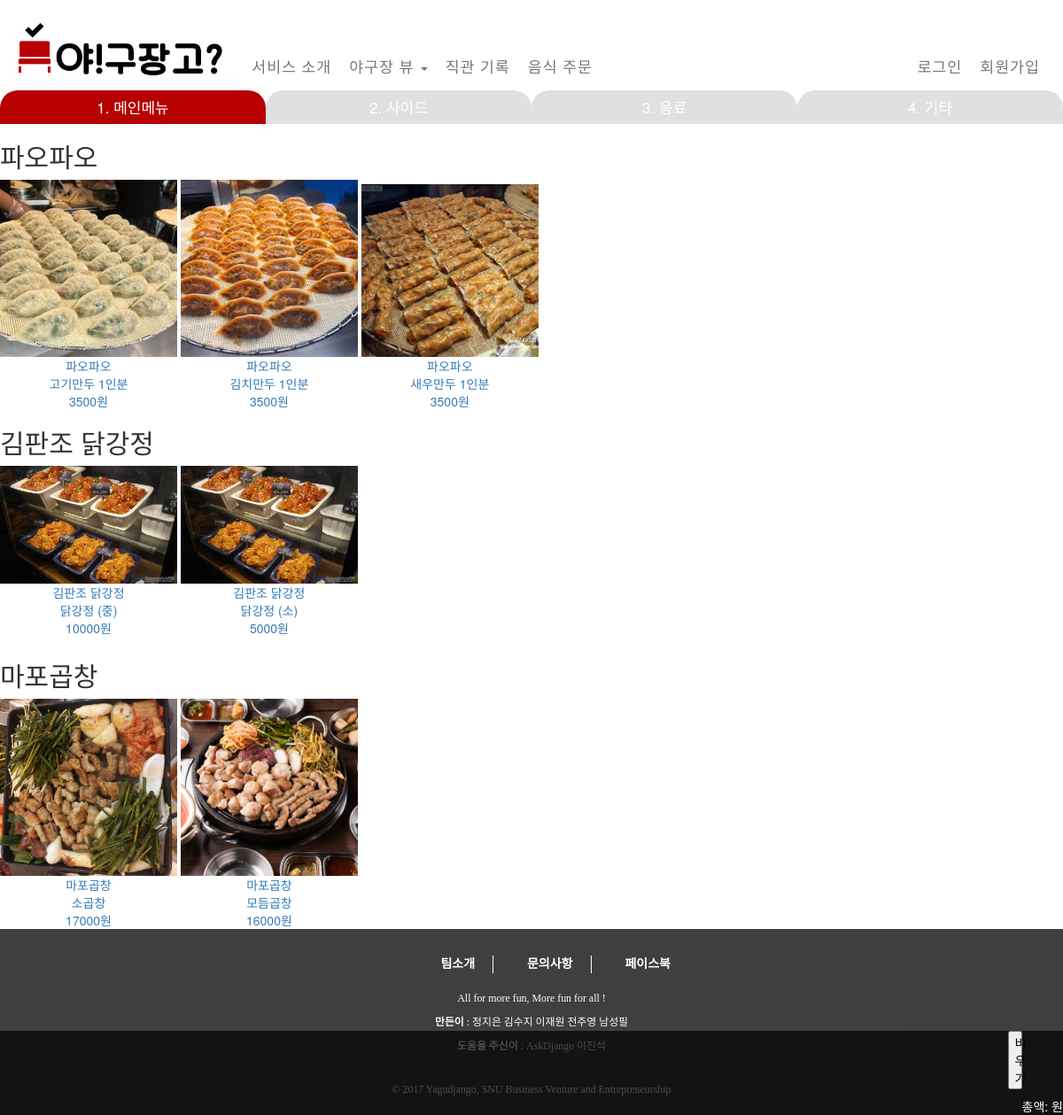
Screenshot of /food/ with the database file from the repository.
### food/models.py (models this page shows, shortened)
class Foodstore(models.Model):
    name = models.CharField(max_length=100)
    category = models.CharField(choices=FOOD_CATEGORY, default='none', max_length=50)
    address = models.CharField(max_length=200, blank=True)
    contact = models.CharField(max_length=20, blank=True)
    photo = models.ImageField(upload_to="admin/foodstore", blank=True)
    is_contain_main = models.BooleanField(default=False)
    is_contain_side = models.BooleanField(default=False)
    is_contain_drink = models.BooleanField(default=False)
    is_contain_etc = models.BooleanField(default=False)
    def __str__(self):
        return self.name

class Menu(models.Model):
    store = models.ForeignKey(Foodstore)
    name = models.CharField(max_length=100)
    price = models.CharField(max_length=10)
    group = models.CharField(choices=MENU_CATEGORY, default='main', max_length=50)
    photo = models.ImageField(upload_to="admin/menu", blank=True)

### food/views.py (the view)
def food_order(request):
	foodstores = Foodstore.objects.all()
	menus = Menu.objects.all()
	return render(request, 'food/food_order.html', {
			'foodstores': foodstores,
			'menus': menus,
		})

### food/templates/food/food_order.html (shortened to what this page needs)
{% extends "nav_footer.html" %}
{% load staticfiles %}
{% block content %}
<div class="content_in">
    <div class="pick-food-section">
        <div class="pick-food-navbar">
            <a href="#main" class="active" data-toggle="tab">1. 메인메뉴</a>
            <a href="#side" data-toggle="tab">2. 사이드</a>
            <a href="#drink" data-toggle="tab">3. 음료</a>
            <a href="#etc" data-toggle="tab">4. 기타</a>
        </div>
        <div class="tab-content">
            <div role="tabpanel" class="tab-pane active" id="main">
                <div class="picked-view">
            {% for foodstore in foodstores %}
            {% if foodstore.is_contain_main == True %}
                <h2>{{ foodstore.name }}</h2>
                {% for menu in foodstore.menu_set.all %}
                {% if menu.group == 'main' %}
                    <a class="pick-my-food"><div class="food-menu" id="menu-{{ menu.pk }}" value="{{ menu.pk }}">
                        <img src="{{ menu.photo.url }}" style="width:100%;">
                        <P style="margin-bottom: 0px">{{ menu.store }}</P>
                        <P style="margin-bottom: 0px">{{ menu.name }}</P>
                        <p id="price{{ menu.pk }}"><span>{{ menu.price }}</span>원</p>
                    </div></a>
                {% endif %}
                {% endfor %}
            {% endif %}
            {% endfor %}
                </div>
            </div>
        </div>
    </div>
</div>
    <div class="what-i-picked">
        <div id="total-price">
            총액: 원
        </div>
        <button id="empty-basket">비우기</button>
    </div>
{% endblock %}

### yagufood/templates/nav_footer.html (shortened to what this page needs)
{% load staticfiles %}
<!DOCTYPE html>
<html>
    <head>
        <link rel="stylesheet" href="{% static "css/bootstrap.min.css" %}">
        <link rel="stylesheet" href="{% static "css/nav_footer.css" %}">
        <link rel="stylesheet" href="{% static "css/font-awesome.css" %}">
    </head>
    <body>
        <nav class="[ navbar ][ navbar-bootsnipp animate body_in ]" role="navigation">
            <div id="nav_custom">
                <div class="[ navbar-header ]">
                    <div class="[ animbrand ]">
                        <a class="[ animate ]" href="#">
                            <img id="logo" src="{% static "img/logo/logo.png" %}">
                        </a>
                    </div>
                </div>
                <div class="[ collapse navbar-collapse nav_list_all ]" id="bs-example-navbar-collapse-1">
                    <ul class="[ nav navbar-nav ]" id="nav_list">
                        <li><a href="#">서비스 소개 </a></li>
                        <li>
                            <a href="#" class="[ dropdown-toggle ][ animate ]" data-toggle="dropdown">야구장 뷰 <span class="[ caret ]"></span></a>
                        </li>
                        <li><a href="#" class="[ animate ]">직관 기록 </a></li>
                        <li><a class="[ animate ]" href="#">음식 주문 </a></li>
                    </ul>
                    <ul class="[ nav navbar-nav navbar-right nav_list_right ]" id="nav_list">
                    {% if not user.is_authenticated %}
                        <li><a class="animate" href="#"> 로그인</a></li>
                        <li><a class="animate" href="#"> 회원가입</a></li>
                    {% endif %}
                    </ul>
                </div>
            </div>
        </nav>
        <content>
            <div class="content">
                {% block content %}
                {% endblock %}
            </div>
            <footer>
                <div class="footer"><br>
                <div class="body_in">
                    <ul>
                        <li id="footer_list"><a href="#"><strong><i class="fa fa-users" aria-hidden="true"></i> 팀소개</strong></a></li>
                        <li id="footer_list"><a href="http://plus.kakao.com/home/@야구장고"><strong><i class="fa fa-question" aria-hidden="true"></i> 문의사항</strong></a></li>
                        <li id="footer_list" style="border-right: 0px"><a href="https://www.facebook.com/%EC%95%BC%EA%B5%AC%EC%9E%A5%EA%B3%A0-362930834101227/?fref=ts"><strong><i class="fa fa-facebook" aria-hidden="true"></i> 페이스북</strong></a></li>
                    </ul>
                    <small>
                    <p>All for more fun, More fun for all !</p>
                    <p><strong>만든이</strong> : 정지은 김수지 이재원 전주영 남성필</p>
                    <p><strong>도움을 주신이</strong> : AskDjango 이진석</p><br>
                    &copy; 2017 Yagudjango, SNU Business Venture and Entrepreneurship
                    </small>
                </div>
                </div>
            </footer>
        </content>
    </body>
</html>

### yagufood/static/css/nav_footer.css (style rules this page uses)
.animate { -webkit-transition: all 0.3s ease-in-out; -moz-transition: all 0.3s ease-in-out; -o-transition: all 0.3s ease-in-out; -ms-transition: all 0.3s ease-in-out; transition: all 0.3s ease-in-out; }
.navbar-bootsnipp { background-color: rgb(255, 255, 255); border-radius: 0px; margin-bottom: 0px; z-index: 100; }
.navbar-bootsnipp .navbar-nav > li > a { border: 0px solid #b70000; color: rgb(120, 120, 120); padding: 15px 10px; }
@media screen and (min-width: 768px) { .navbar-bootsnipp .navbar-nav > li > a { font-size: 16px; letter-spacing: 1px; } }

### food/templates/food/food_order.html (style rules this page uses)
.food-menu, .side-menu { display: inline-block; text-align: center; height: 200px; width: 200px; }
.pick-food-navbar { vertical-align: top; font-size: 0; padding: 0; margin: 0; }
.pick-food-navbar a.active { background-color: #b70000; }
.pick-food-navbar a { display: inline-block; width: 25%; background-color: #e0e0e0; padding: 7px 10px; font-size: 17px; color: #ffffff; text-align: center; -webkit-border-radius: 25px 25px 0 0; -moz-border-radius: 25px 25px 0 0; border-radius: 20px 20px 0 0; }
.what-i-picked { background-color: rgba(0,0,0,0.7); position: fixed; bottom: 0; width: 100%; color: white; }
button { width: 10px; color: black; display: inline-block; }
#total-price { float: right; margin-top: 75px; }
#empty-basket { float: right; }

### rows the page displays
Foodstore: name "파오파오"
Menu: {{ menu.pk }} 3 (drawn), photo (picture), store "파오파오", name "고기만두 1인분", price "3500"
Menu: {{ menu.pk }} 4 (drawn), photo (picture), store "파오파오", name "김치만두 1인분", price "3500"
Menu: {{ menu.pk }} 5 (drawn), photo (picture), store "파오파오", name "새우만두 1인분", price "3500"
Foodstore: name "김판조 닭강정"
Menu: {{ menu.pk }} 1 (drawn), photo (picture), store "김판조 닭강정", name "닭강정 (중)", price "10000"
Menu: {{ menu.pk }} 2 (drawn), photo (picture), store "김판조 닭강정", name "닭강정 (소)", price "5000"
Foodstore: name "마포곱창"
Menu: {{ menu.pk }} 6 (drawn), photo (picture), store "마포곱창", name "소곱창", price "17000"
Menu: {{ menu.pk }} 7 (drawn), photo (picture), store "마포곱창", name "모듬곱창", price "16000"
